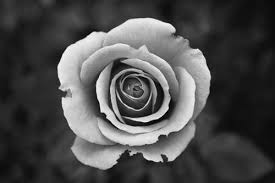
#> input picture rescaling-test/descarga.jpg, 275 x 183 px
$ python testing_scalling_2.py
#> lines starting #> are read from the running program, lines starting #| are printed output that depends on the picture
# -*- coding: utf-8 -*-
"""
Created on Fri Dec 18 15:48:15 2020

@author:
@Description: test de envio y recepcion de imagen pero sin cuantificacion ni rescalado.

"""

## Import Packages
from   skimage.exposure import rescale_intensity
import numpy as np
import matplotlib.pyplot as plt
import argparse
import cv2
from   tool._fixedInt import *
import serial
import time

# In[]: Funciones
#kernel stuff
# [7 lines left out: function kernelNorm, not called in this run]


def flipKernel (kernel):
    kernel = np.flipud(kernel)
    kernel = np.fliplr(kernel)
    return kernel


def conv2D (image, kernel):

    imHeight, imWidth = image.shape
    kHeight , kWidth  = kernel.shape
    center    = int(kHeight-(kHeight+1)/2)
    imConv2D  = np.zeros((int(imHeight),int(imWidth)))

    for n in range (int(imHeight)):
        for m in range (int(imWidth)):
            row     = n-center
            col     = m-center
            element = 0
            for i in range(int(kHeight)):
                for j in range(int(kWidth)):
                   if (row+i)>= 0 and (col+j)>=0 and (row+i)<imHeight and (col+j)<imWidth:
                      element += image[row+i,m-center+j]*kernel[i,j]
            imConv2D[n,m]=element
    return imConv2D,imHeight,imWidth


# [44 lines left out: functions linearScalling, linearNorm, quantize, fixedToFloat, hist, not called in this run]

def plotHist(conv_image,name,pos):
    [x  ,y]   = np.unique(conv_image,return_counts=True)
    plt.subplot(2,1,pos)
    plt.stem(x,y,'ko',label=name,use_line_collection=True)
    plt.legend()
    plt.grid()

    plt.show()

# [17 lines left out: functions searchXtremeValues, saveTofileMatrix, not called in this run]

# In[1]:

path = "descarga.jpg"
#path = "foto1.jpg"

ap = argparse.ArgumentParser( description="Convolution 2D")
ap.add_argument("-i", "--image", required=False, help="Path to the input image",default=path)
ap.add_argument("-k", "--kernel", help="Path to the kernel")
args = ap.parse_args()

#Load input image
image   = cv2.imread(args.image,1)
#> image is the input picture: shape (183, 275, 3); min 0, max 255, mean 76.5
endFlag = 0


#Kernel to use momentaneamente
kernel = np.array((
    	[-1, -1, -1],
    	[-1,  8, -1],
    	[-1, -1, -1]), dtype="float")

#Convert image to gray scale
gray = cv2.cvtColor(image, cv2.COLOR_BGR2GRAY)
cv2.imshow("gray ", gray)
[ROWIM,COLIM] = gray.shape
#> ROWIM = 183; COLIM = 275
print("rows image= {0} \tcolumns image= {1}".format(ROWIM,COLIM))
#| rows image= 183 	columns image= 275


#kernel flip
kernelFlipped  = flipKernel (kernel)

#convolucion
[conv2Dout, imHeight, imWidth] = conv2D(gray, kernelFlipped)
#> after the loop in conv2D, `for n in range (int(imHeight)):`:
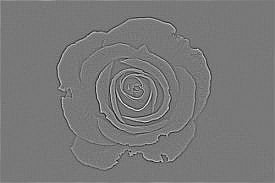
#> imConv2D: shape (183, 275) float64; min -753, max 838, mean 1.6; drawn with min black and max white
#> imHeight = 183; imWidth = 275

valMax = np.amax(conv2Dout)
#> valMax = 838
valMin = np.amin(conv2Dout)
#> valMin = -753

imClipped = conv2Dout

#clipeado
for i in range(ROWIM):
    for j in range(COLIM):
        if (conv2Dout[i][j] > 255):
            imClipped[i][j] = 255
        elif (conv2Dout[i][j] < 0):
            imClipped[i][j] = 0
        else:
            imClipped[i][j] = conv2Dout[i][j]
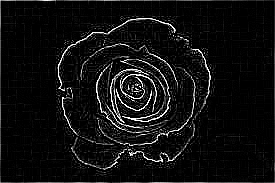
#> imClipped: shape (183, 275) float64; min 0, max 255, mean 16.1

#casteo uint8
convFinal = imClipped.astype('uint8')

# grafico e imagen
plotHist(convFinal, 'lineal reconstructed',1)
#> in plotHist, `[x  ,y]   = np.unique(conv_image,return_counts=True)`: x = 256 values from 0 to 255; y = 256 values, max 26756 at index 0, min 2 at index 226, mean 196.6
#> (the run stopped early here; a loop or call above may not have finished)

$ run again, with 1.WebRTC/foto1.jpg copied over rescaling-test/descarga.jpg
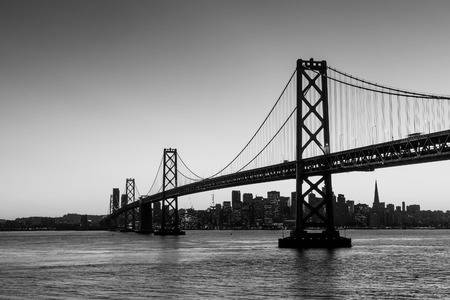
#> input picture 1.WebRTC/foto1.jpg, 450 x 300 px
#> image is the input picture: shape (300, 450, 3); min 0, max 255, mean 133
#| rows image= 300 	columns image= 450
#> after the loop in conv2D, `for n in range (int(imHeight)):`:
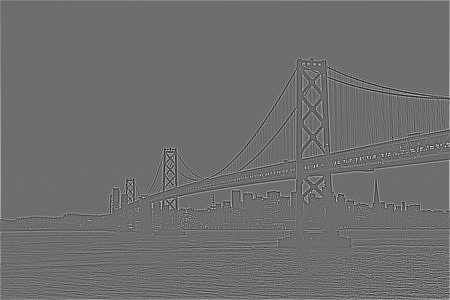
#> imConv2D: shape (300, 450) float64; min -1183, max 1559, mean 3.9; drawn with min black and max white
#> `[conv2Dout, imHeight, imWidth] = conv2D(gray, kernelFlipped)`: imHeight = 300; imWidth = 450
#> valMax = 1559
#> valMin = -1183
#> after the loop `for i in range(ROWIM):`:
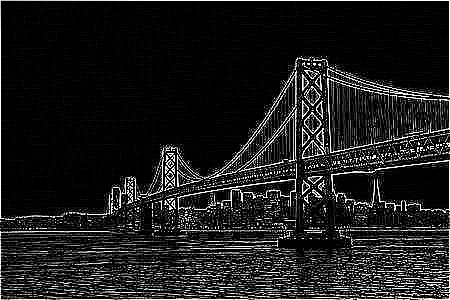
#> imClipped: shape (300, 450) float64; min 0, max 255, mean 28.8
#> x = 256 values from 0 to 255; y = 256 values, max 75406 at index 0, min 24 at index 252, mean 527.3
